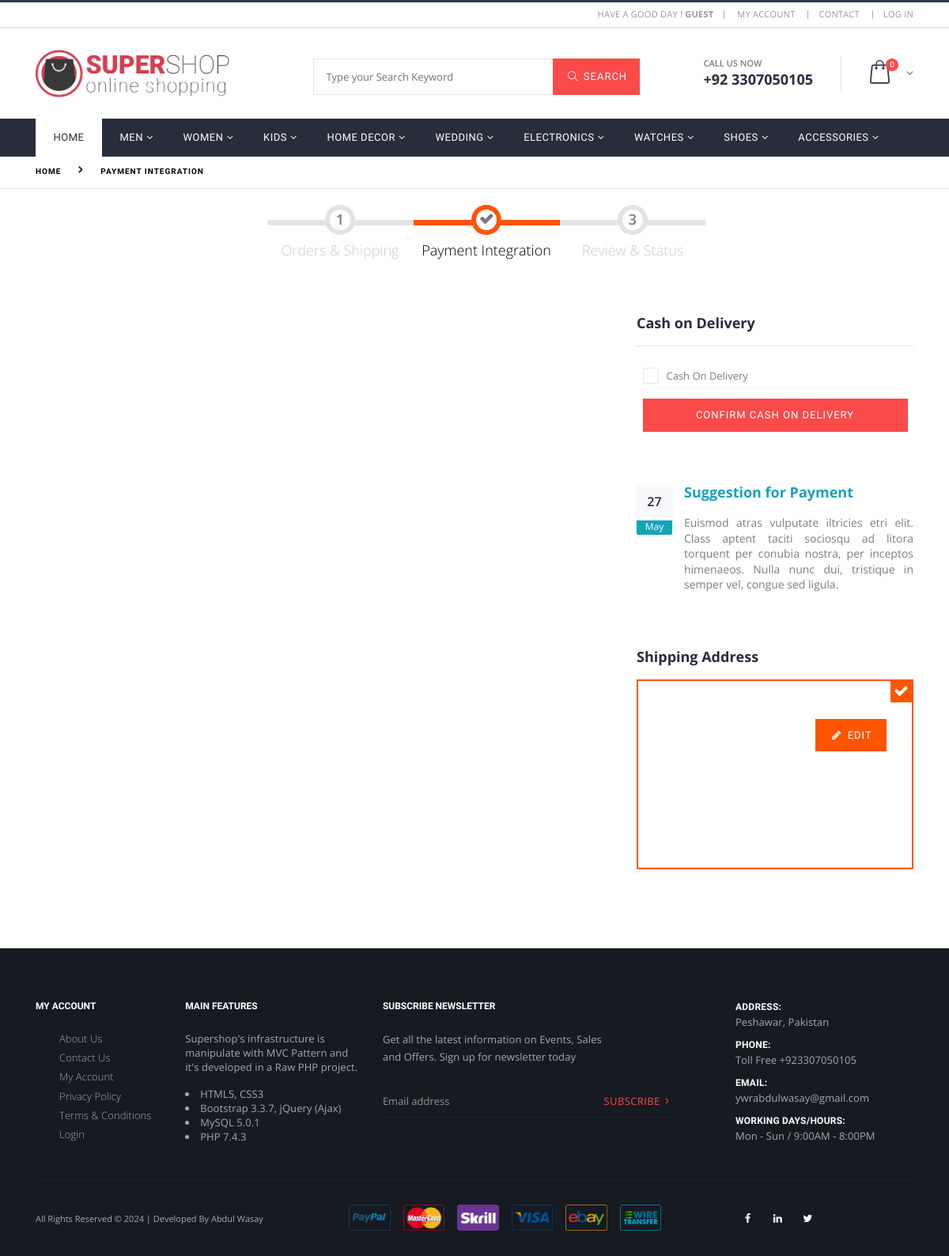
The page /payments.php on the database its author committed.
### tables this page shows
CREATE TABLE `categories` (
  `id` int(11) NOT NULL COMMENT 'CATEGORIES ID',
  `category_name` varchar(64) NOT NULL,
  `category_status` enum('Active','Inactive') NOT NULL DEFAULT 'Active',
  `created_at` datetime DEFAULT NULL,
  `updated_at` datetime DEFAULT NULL
);

### app/Http/Controllers/View.php (called while the page is built, shortened)
<?php
class View
{
	public function loadContent($directory, $page_name)
	{
		include("resource/view/".$directory."/".$page_name.".php");
	}
}
?>

### payments.php (called while the page is built, shortened)
<?php
include("app/Http/Controllers/View.php");
$view = new View;
$view->loadContent("include", "session");
$view->loadContent("include", "top");

### app/Models/Eloquent.php (called while the page is built, shortened)
<?php
class Eloquent
{
	public $connection;
	public function __construct()
	{
		$this->connection = new PDO('mysql:host='.$GLOBALS['DBHOST'].';dbname='.$GLOBALS['DBNAME'].';charset=utf8', $GLOBALS['DBUSER'], $GLOBALS['DBPASS']);
		$this->connection->setAttribute(PDO::ATTR_ERRMODE, PDO::ERRMODE_EXCEPTION);
		$this->connection->setAttribute(PDO::ATTR_EMULATE_PREPARES, false);
	}
	public function selectData($columnName, $tableName, $whereValue = 0, $inColumn = 0, $inValue = 0, $formatBy = 0, $paginate = 0)
	{
		try
		{
			if($columnName == "*")
			{
				$sql1 = "SELECT ";
				$sql2 = "*";
			}
			$sql3 = " FROM `$tableName`";
			if(@$formatBy['GROUP'])
				$sql6 = " GROUP BY `" . $formatBy['GROUP'] . "`";
			else
				$sql6 = "";
			if(@$formatBy['ASC'])
				$sql7 = " ORDER BY `" . $formatBy['ASC'] . "` ASC";
			else if(@$formatBy['DESC'])
				$sql7 = " ORDER BY `" . $formatBy['DESC'] . "` DESC";
			else
				$sql7 = "";
			if($paginate != 0)
				$sql8 = " LIMIT " . $paginate['POINT'] . ", " . $paginate['LIMIT'];
			else
				$sql8 = "";
			if($whereValue != 0)
			{
				$sql4 = " WHERE ";
				foreach($whereValue AS $wa1Column => $wa1Value)
				{
					@$sql5 .= $wa1Column . " = " . "'" . $wa1Value . "' AND ";
				}
				$sql5 = trim($sql5); $sql5 = rtrim($sql5, "AND"); $sql5 = trim($sql5);
				$preSQL = $sql1 . $sql2 . $sql3 . $sql4 . $sql5 . $sql6 . $sql7 . $sql8;
			}
			$query = $this->connection->prepare($preSQL);
			$query->execute();
			$dataSelected = $query->fetchAll(PDO::FETCH_ASSOC);
			return $dataSelected;
		}
		catch(Exception $e)
		{
			return 0;
		}
	}
	public function selectJoinData($columnName, $tableName, $joinType = "INNER", $onCondition, $whereValue = 0, $formatBy = 0, $paginate = 0)
	{
		try
		{
			if($columnName == "*")
			{
				$sql1 = "SELECT ";
				$sql2 = "*";
			}
			else
			{
				$sql1 = "SELECT ";
				foreach($columnName AS $ca1Column => $ca1Value)
				{
					@$sql2 .= "$ca1Value, ";
				}
				$sql2 = rtrim(@$sql2, ", ");
			}
			$sql3 = " FROM `" . $tableName['MAIN'] . "`";
			foreach($onCondition AS $on1Column => $on1Value)
			{
				@$sql4 .= " " . $joinType . " JOIN `" . $tableName[$on1Column] . "` ON " . $on1Value[0] . " = " . $on1Value[1];
			}
			if(@$formatBy['ASC'])
				$sql7 = " ORDER BY " . $formatBy['ASC'] . " ASC";
			else if(@$formatBy['DESC'])
				$sql7 = " ORDER BY " . $formatBy['DESC'] . " DESC";
			else
				$sql7 = "";
			if($whereValue != 0)
			{
				$sql5 = " WHERE ";
				foreach($whereValue AS $wa1Column => $wa1Value)
				{
					@$sql6 .= $wa1Column . " = " . "'" . $wa1Value . "' AND ";
				}
				$sql6 = trim($sql6); $sql6 = rtrim($sql6, "AND"); $sql6 = trim($sql6);
				$preSQL = $sql1 . $sql2 . $sql3 . $sql4 . $sql5 . $sql6 . $sql7;
			}
			else
			{
				$preSQL = $sql1 . $sql2 . $sql3 . $sql4 . $sql7;
			}
			$query = $this->connection->prepare($preSQL);
			$query->execute();
			$dataSelected = $query->fetchAll(PDO::FETCH_ASSOC);
			return $dataSelected;
		}
		catch(Exception $e)
		{
			return 0;
		}
	}
}
?>

### resource/view/include/top.php (the view, shortened to what this page needs)
<!DOCTYPE html>
<html lang="en">
	<head>
		<link rel="stylesheet" href="public/assets/css/bootstrap.min.css">
		<link rel="stylesheet" href="public/assets/css/toastr.css">
		<link rel="stylesheet" href="public/assets/css/style.min.css">
		<link rel="stylesheet" href="public/assets/css/custom.css">
	</head>
	<body>
		<?php
			include("app/Models/Eloquent.php");
			$eloquent = new Eloquent;
			$columnName = $tableName = $whereValue = null;
			$columnName = "*";
			$tableName = "categories";
			$whereValue['category_status'] = "Active";
			$categoryMenu = $eloquent->selectData($columnName, $tableName, @$whereValue);
			$columnName = $tableName = $joinType = $onCondition = $whereValue = $formatBy = null;
			$columnName["1"] = "shopcarts.quantity";
			$columnName["2"] = "products.id";
			$columnName["3"] = "products.product_name";
			$columnName["4"] = "products.product_price";
			$columnName["5"] = "products.product_master_image";
			$tableName["MAIN"] = "shopcarts";
			$joinType = "INNER";
			$tableName["1"] = "products";
			$onCondition["1"] = ["shopcarts.product_id", "products.id"];
			$whereValue["shopcarts.customer_id"] = @$_SESSION['SSCF_login_id'];
			$formatBy["DESC"] = "shopcarts.id";
			$myaddcartItems = $eloquent->selectJoinData($columnName, $tableName, $joinType, $onCondition, @$whereValue, @$formatBy, @$paginate);
		?>
		<div class="page-wrapper">
			<header class="header" id="header">
				<div class="header-top">
					<div class="container">
						<div class="header-right">
							<p class="welcome-msg">Have a good day !
								<?php
									if(@$_SESSION['SSCF_login_id'] > 0) {
										echo '<b>'. @$_SESSION['SSCF_login_user_name'] .'</b>' ;
										} else {
										echo '<b> GUEST </b>' ;
									}
								?>
							</p>
							<div class="header-dropdown dropdown-expanded">
								<div class="header-menu">
									<ul>
										<li><a href="dashboard.php">MY ACCOUNT </a></li>
										<li><a href="contact.php">Contact</a></li>
										<?php
											if(@$_SESSION['SSCF_login_id'] > 0)
											{
												echo '<li><a href="?exit=yes">LOG OUT</a></li>';
											}
											else
											{
												echo '<li><a href="login.php">LOG IN</a></li>';
											}
										?>
									</ul>
								</div>
							</div>
						</div>
					</div>
				</div>
				<div class="header-middle">
					<div class="container">
						<div class="header-left">
							<a href="index.php" class="logo">
								<img style="height: 60px;" src="public/assets/images/favicon/logoFrontEnd.png" alt="SuperShop Logo">
							</a>
						</div>
						<div class="header-center" style="padding-left: -20px;">
							<form action="search.php" method="post" style="margin-bottom: -8px;">
								<div class="input-group" style="width: 100%; margin: 0px 60px;">
									<input type="search" class="form-control" name="keywords" id="search" placeholder="Type your Search Keyword" required>
									<div class="input-group-append">
										<button class="btn btn-sm btn-primary" type="submit"><i class="icon-magnifier"></i> SEARCH </button>
									</div>
								</div>
							</form>
						</div>
						<div class="header-right">
							<div class="header-contact"><span>Call us now</span>
								<a href="tel:#"><strong>+92 3307050105</strong></a>
							</div>
							<div class="dropdown cart-dropdown">
								<a href="#" class="dropdown-toggle" role="button" data-toggle="dropdown" aria-haspopup="true" aria-expanded="false" data-display="static">
									<span class="cart-count"> <?php echo count(@$myaddcartItems); ?> </span>
								</a>
							</div>
						</div>
					</div>
				</div>
				<div class="header-bottom sticky-header">
					<div class="container">
						<nav class="main-nav">
							<ul class="menu sf-arrows">
								<li class="active"><a href="index.php">Home</a></li>
								<?php
									foreach($categoryMenu as $eachCategory)
									{
										echo'
										<li><a href="#" class="sf-with-ul">'.$eachCategory['category_name'].'</a>
										<ul>';
										echo '</ul>
										</li>';
									}
								?>
							</ul>
						</nav>
					</div>
				</div>
			</header>

### public/assets/css/custom.css (style rules this page uses)
ul, .list-unstyled { padding-left: 30px; }

### rows shown on the page
categories: category_name "MEN"
categories: category_name "WOMEN"
categories: category_name "KIDS"
categories: category_name "HOME DECOR"
categories: category_name "WEDDING"
categories: category_name "ELECTRONICS"
categories: category_name "WATCHES"
categories: category_name "SHOES"
categories: category_name "ACCESSORIES"

### other values the page prints
count(@$myaddcartItems) "0"
